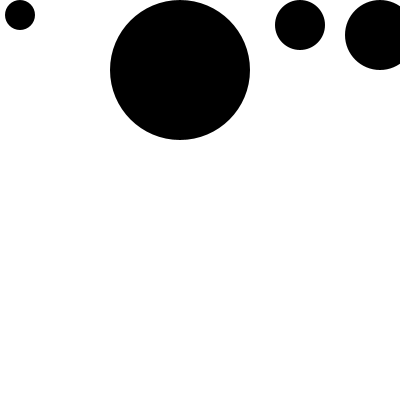
Frame 1 (no input)
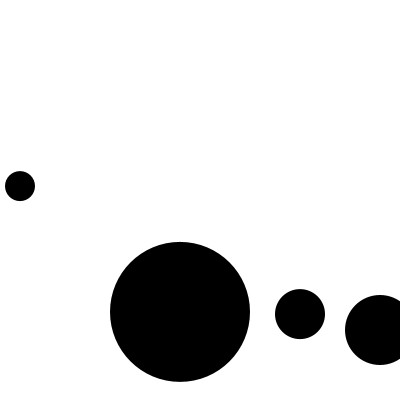
Frame 60 (the mouse pressed at the canvas centre just before this capture)
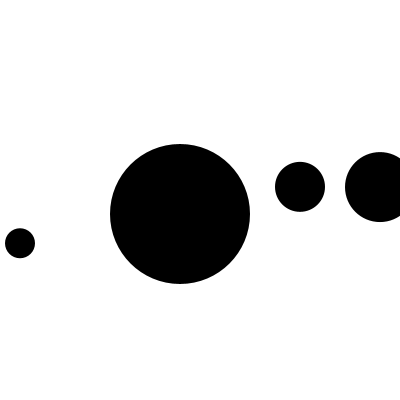
Frame 120 (the mouse held since frame 60 and released just before this capture)

The Processing sketch that drew these frames (run headless with seeded random() and noise(); from frame 60 on, the mouse is pressed at the canvas centre):

// Processing sketch: gravity_balls_fromClass
// ── gravity_balls_fromClass.pde
Ball myBall;
Ball myBall2;
Ball myBall3;
Ball myBall4;

void setup(){
  size(400, 400);
  myBall = new Ball(20, 30, 0);
  myBall2 = new Ball(300, 50, 2);
  myBall3 = new Ball(180, 140, 1.2);
  myBall4 = new Ball(380, 70, 2.1);
};

void draw(){
  background(255);
  myBall.show();
  myBall.move();
  myBall2.show();
  myBall2.move();
  myBall3.show();
  myBall3.move();
  myBall4.show();
  myBall4.move();
};

// ── ball.pde
class Ball{
  float x;
  float y;
  float d;
  float s;
  float g;
  
  Ball(float _x, float _d, float _s){
   x = _x;
   y = _d/2;
   d = _d;
   s = _s;
   g = 0.1;
  };
  
  void show(){
    fill(0);
    noStroke();
    ellipse(x, y, d, d);
  };
  
  void move(){
    y = y + s;
    s = s + g;
    
    if(y > height) {
      s = s * -0.75;
      y = height;
    }
  };
  
};
